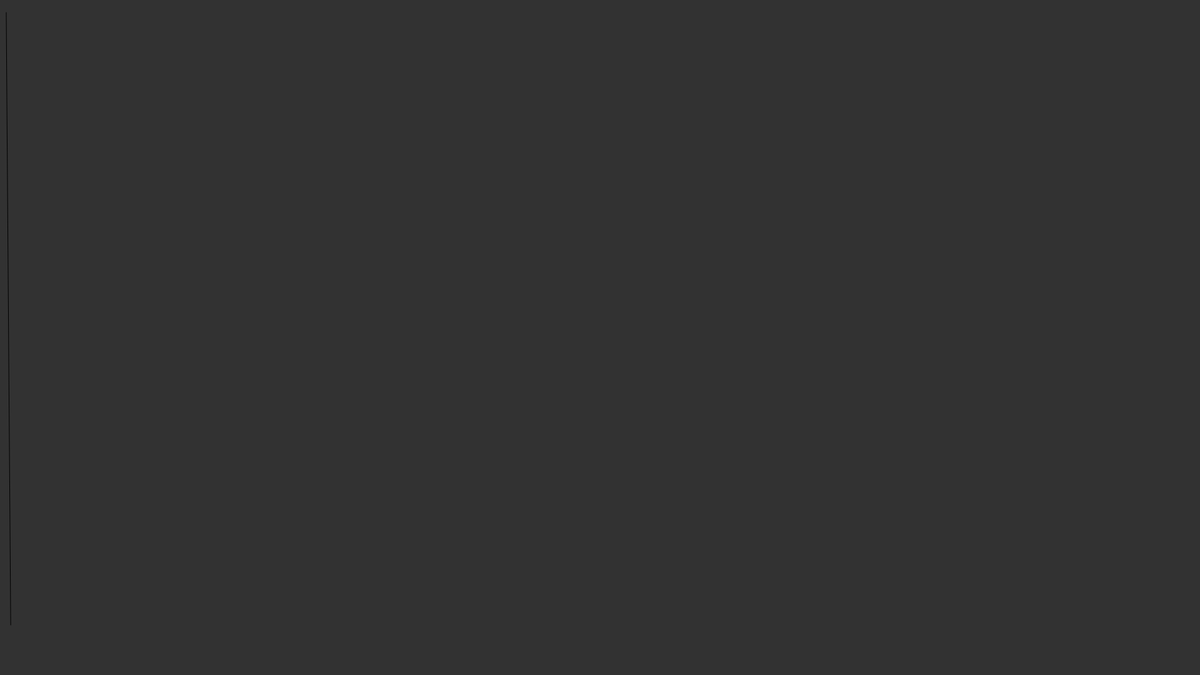
Frame 1 (no input)
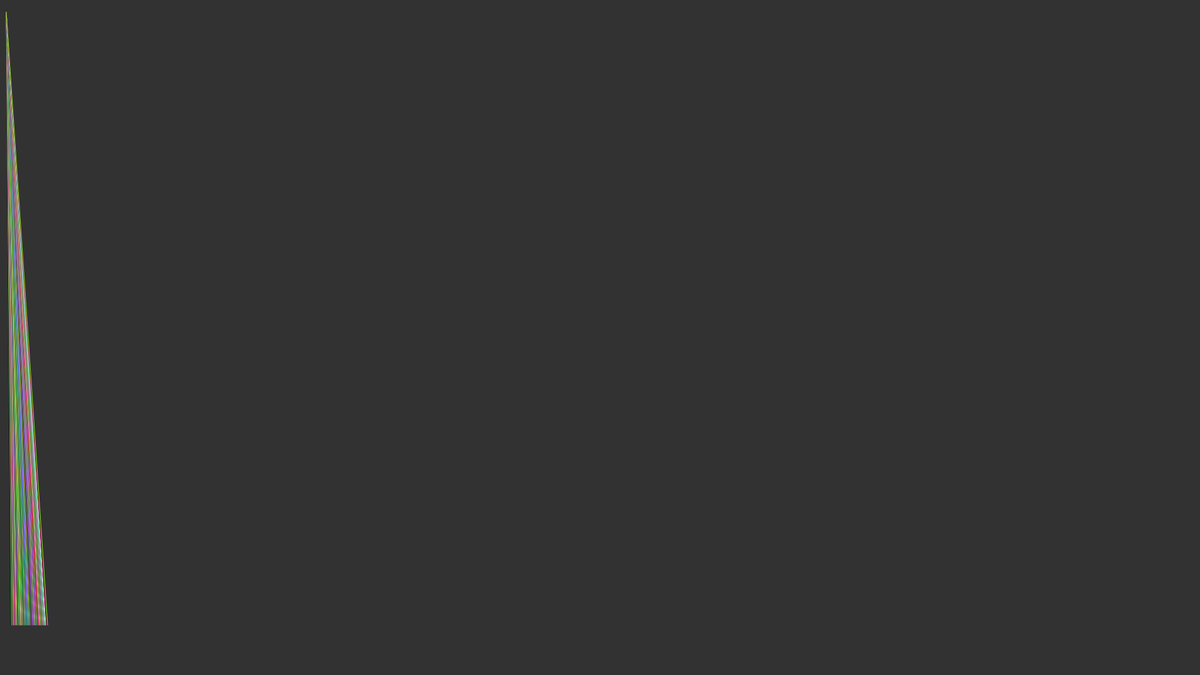
Frame 60 (no input)
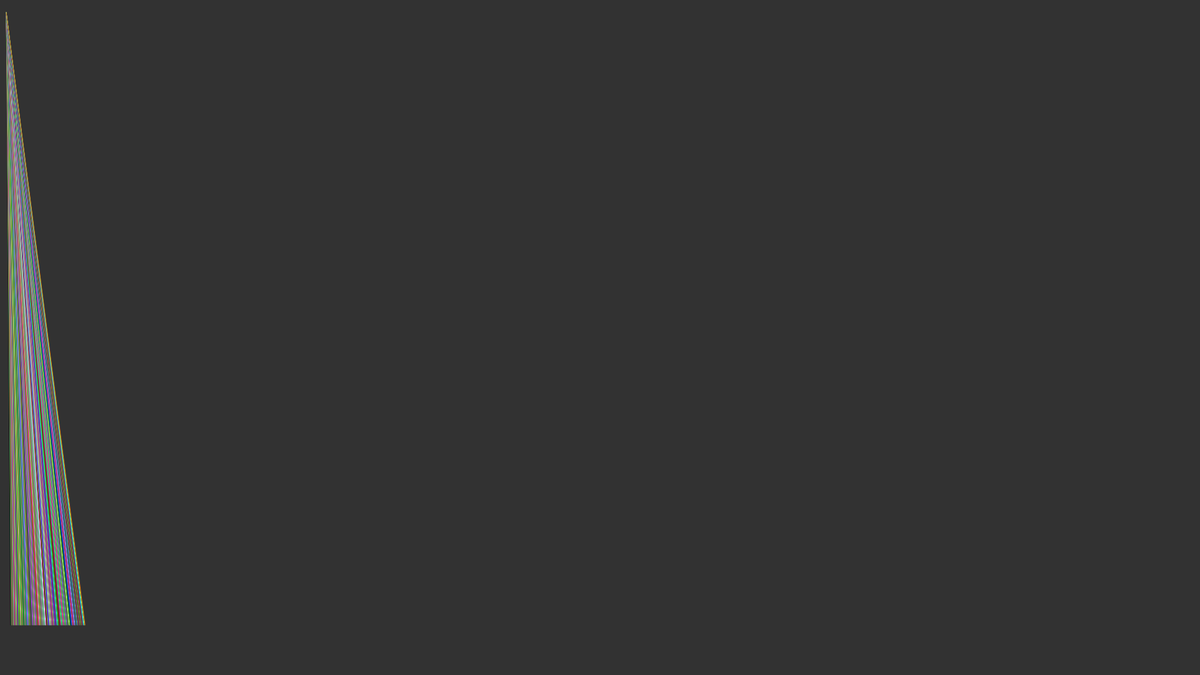
Frame 120 (the mouse pressed at the canvas centre since frame 60)

The p5.js sketch that drew these frames (run headless with seeded random() and noise() and a simulated clock; from frame 60 on, the mouse is pressed at the canvas centre):

// p5.js sketch
// ── sketch.js
var count,r,g,b;
var x1, y1, x2, y2;
function setup() {
  // put setup code here
    createCanvas(1920, 1080);
    count = 0;
    
    r = 0;
    g = 0;
    b = 0;
    
    x1 = random(10, 20);
    y1 = 1000;
    x2 = 10;
    y2 = 20;
    background(50);
}

function draw() {
  // put drawing code here
    stroke(r, g, b);
    line(x1, y1, x2, y2);
    
    if(x1 < height) {
        x1 = x1+1;
        if(x1 % y1 == 1){
            y1 = y1+1;
        }
    }else {
        x1 = random(0, width);
        y1 = random(0, height);
    }
    r = random(0,255);
    g = random(0,255);
    b = random(0,255);
}
